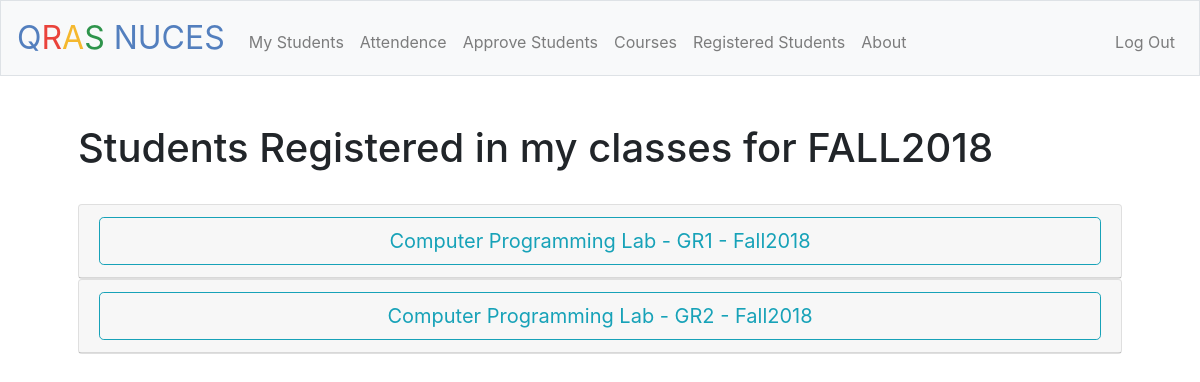
Screenshot of /teacher/my_students (signed in) with the database file from the repository.
### tables this page shows
CREATE TABLE 'courses' ('id' integer PRIMARY KEY AUTOINCREMENT NOT NULL, 'course_name' text NOT NULL, 'course_short' text, 'course_code' text, 'sections' integer, 'students_reg' INTEGER);

### application.py (the view)
@app.route("/teacher/my_students",methods=["GET"])
@teacher_login_required
def teacher_students():
    if request.method == "GET":
        only_courses = session['courses_teacher']
        print(only_courses)
        my_list = []
        for x in only_courses:
            temp = db.execute("SELECT * FROM a_stud WHERE teacher_mail=:tmail_t AND semester=:tsem_t AND course_unique=:ccode_t",
            tmail_t=session["teacher_mail"],tsem_t=current_semester, ccode_t = x['course_unique'])
            my_list.append(temp)
        all_info = ret_courses_section_take_code(only_courses)
        print(all_info)
        print("nc: " + str(my_list))
        my = db.execute("SELECT * FROM a_stud WHERE teacher_mail=:tmail_t AND semester=:tsem_t",
        tmail_t=session["teacher_mail"],tsem_t=current_semester)
        return render_template("teacher/students.html",ac = my,cc = only_courses, nc = my_list)

### application.py (called while the page is built)
def ret_courses_section_take_code(list_courses):
    course_list_codes = []
    for each_course in list_courses:
        course_list_codes.append(str(each_course['course_code']))
    delimit="\",\""
    course_str=delimit.join(course_list_codes)
    course_str=str("\"" + course_str + "\"")
    all_cour=[]
    all_cour = db.execute("SELECT * FROM courses WHERE course_code IN(" + course_str + ")")
    cnt=0
    course_dict_list2 = []
    for x in course_list_codes:
        temp_course_list=next(i for i in all_cour if i["course_code"]==x)
        course_dict_list2.append({"id":temp_course_list["id"],"course_name":temp_course_list["course_name"],"course_short":temp_course_list["course_short"],"course_code":temp_course_list["course_code"],"section":list_courses[cnt]['course_sec']})
        cnt=cnt+1
    return course_dict_list2

@app.after_request
def after_request(response):
    response.headers["Cache-Control"] = "no-cache, no-store, must-revalidate"
    response.headers["Expires"] = 0
    response.headers["Pragma"] = "no-cache"
    return response

### helpers.py (called while the page is built)
def teacher_login_required(f):
    @wraps(f)
    def decorated_function(*args, **kwargs):
        if session.get("teacher_id") is None:
            return redirect("/login")
        return f(*args, **kwargs)
    return decorated_function

### templates/teacher/students.html (shortened to what this page needs)
{% extends "layout.html" %}
{% block main %}
<h1  align = "left">Students Registered in my classes for FALL2018</h1>
<br>
<div class="accordian" id="accordian_courses">
    {%for x in cc%}
        <div class="card">
            <div class="card-header">
                <h2 class="mb-0">
                    <button class="btn btn-outline-info btn-lg btn-block" style="white-space: normal !important;word-wrap: break-word !important;" type="button" data-toggle="collapse" aria-expanded="false" data-target="#{{x['course_unique']}}">
                        {{x['course_name'].title()}} - {{x['course_sec']}} - {{x['semester']}}
                    </button>
                </h2>
            </div>
        </div>
    {%endfor%}
</div>
{% endblock %}

### rows the page displays
courses: course_name "Computer Programming Lab", course_sec "GR1", semester "Fall2018", course_sec "GR2"
